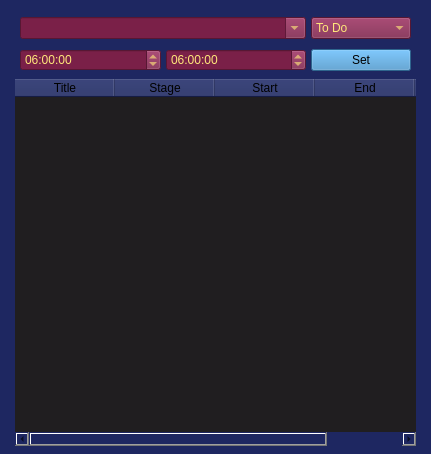
<?xml version="1.0" encoding="UTF-8"?>
<ui version="4.0">
 <class>window</class>
 <widget class="QWidget" name="window">
  <property name="windowModality">
   <enum>Qt::ApplicationModal</enum>
  </property>
  <property name="geometry">
   <rect>
    <x>0</x>
    <y>0</y>
    <width>431</width>
    <height>454</height>
   </rect>
  </property>
  <property name="cursor">
   <cursorShape>PointingHandCursor</cursorShape>
  </property>
  <property name="windowTitle">
   <string>TODO</string>
  </property>
  <property name="windowIcon">
   <iconset>
    <normaloff>home.png</normaloff>home.png</iconset>
  </property>
  <property name="styleSheet">
   <string notr="true">QWidget{
background-color: #1E2761;
}</string>
  </property>
  <widget class="QWidget" name="verticalLayoutWidget">
   <property name="geometry">
    <rect>
     <x>10</x>
     <y>10</y>
     <width>411</width>
     <height>441</height>
    </rect>
   </property>
   <layout class="QVBoxLayout" name="verticalLayout">
    <property name="leftMargin">
     <number>5</number>
    </property>
    <property name="topMargin">
     <number>5</number>
    </property>
    <property name="rightMargin">
     <number>5</number>
    </property>
    <property name="bottomMargin">
     <number>5</number>
    </property>
    <item>
     <layout class="QHBoxLayout" name="horizontalLayout">
      <property name="spacing">
       <number>5</number>
      </property>
      <property name="leftMargin">
       <number>5</number>
      </property>
      <property name="topMargin">
       <number>2</number>
      </property>
      <property name="rightMargin">
       <number>5</number>
      </property>
      <property name="bottomMargin">
       <number>2</number>
      </property>
      <item>
       <widget class="QComboBox" name="title">
        <property name="maximumSize">
         <size>
          <width>16777215</width>
          <height>25</height>
         </size>
        </property>
        <property name="styleSheet">
         <string notr="true">QComboBox{
font: 75 italic 11pt &quot;Nimbus Roman&quot;;
background-color: #7A2048;
color: #FFE77A;
}</string>
        </property>
        <property name="editable">
         <bool>true</bool>
        </property>
        <property name="placeholderText">
         <string/>
        </property>
        <property name="frame">
         <bool>true</bool>
        </property>
        <property name="modelColumn">
         <number>0</number>
        </property>
       </widget>
      </item>
      <item>
       <widget class="QComboBox" name="stage">
        <property name="maximumSize">
         <size>
          <width>100</width>
          <height>25</height>
         </size>
        </property>
        <property name="styleSheet">
         <string notr="true">QComboBox{
font: 75 italic 11pt &quot;Nimbus Roman&quot;;
background-color: #7A2048;
color: #FFE77A;
}</string>
        </property>
        <property name="editable">
         <bool>false</bool>
        </property>
        <item>
         <property name="text">
          <string>To Do</string>
         </property>
        </item>
        <item>
         <property name="text">
          <string>Hold</string>
         </property>
        </item>
        <item>
         <property name="text">
          <string>In Progress</string>
         </property>
        </item>
        <item>
         <property name="text">
          <string>Done</string>
         </property>
        </item>
       </widget>
      </item>
     </layout>
    </item>
    <item>
     <layout class="QHBoxLayout" name="horizontalLayout_2">
      <property name="spacing">
       <number>5</number>
      </property>
      <property name="leftMargin">
       <number>5</number>
      </property>
      <property name="topMargin">
       <number>2</number>
      </property>
      <property name="rightMargin">
       <number>5</number>
      </property>
      <property name="bottomMargin">
       <number>2</number>
      </property>
      <item>
       <widget class="QTimeEdit" name="start">
        <property name="maximumSize">
         <size>
          <width>16777215</width>
          <height>25</height>
         </size>
        </property>
        <property name="styleSheet">
         <string notr="true">QTimeEdit{
font: 75 italic 11pt &quot;Nimbus Roman&quot;;
background-color: #7A2048;
color: #FFE77A;
}</string>
        </property>
        <property name="dateTime">
         <datetime>
          <hour>6</hour>
          <minute>0</minute>
          <second>0</second>
          <year>2000</year>
          <month>1</month>
          <day>1</day>
         </datetime>
        </property>
       </widget>
      </item>
      <item>
       <widget class="QTimeEdit" name="end">
        <property name="maximumSize">
         <size>
          <width>16777215</width>
          <height>25</height>
         </size>
        </property>
        <property name="styleSheet">
         <string notr="true">QTimeEdit{
font: 75 italic 11pt &quot;Nimbus Roman&quot;;
background-color: #7A2048;
color: #FFE77A;
}</string>
        </property>
        <property name="dateTime">
         <datetime>
          <hour>6</hour>
          <minute>0</minute>
          <second>0</second>
          <year>2000</year>
          <month>1</month>
          <day>1</day>
         </datetime>
        </property>
       </widget>
      </item>
      <item>
       <widget class="QPushButton" name="set">
        <property name="maximumSize">
         <size>
          <width>100</width>
          <height>25</height>
         </size>
        </property>
        <property name="styleSheet">
         <string notr="true">QPushButton{
font: 75 italic 11pt &quot;Nimbus Roman&quot;;
background-color: #408EC6;
}</string>
        </property>
        <property name="text">
         <string>Set</string>
        </property>
       </widget>
      </item>
     </layout>
    </item>
    <item>
     <widget class="QTableWidget" name="status">
      <property name="maximumSize">
       <size>
        <width>16777215</width>
        <height>16777215</height>
       </size>
      </property>
      <property name="styleSheet">
       <string notr="true">QTableWidget{
font: 75 italic 13pt &quot;Nimbus Roman&quot;;
background-color: #201E20;
border-radius: 15px;
}</string>
      </property>
      <column>
       <property name="text">
        <string>Title</string>
       </property>
       <property name="textAlignment">
        <set>AlignCenter</set>
       </property>
      </column>
      <column>
       <property name="text">
        <string>Stage</string>
       </property>
       <property name="textAlignment">
        <set>AlignCenter</set>
       </property>
      </column>
      <column>
       <property name="text">
        <string>Start</string>
       </property>
       <property name="textAlignment">
        <set>AlignCenter</set>
       </property>
      </column>
      <column>
       <property name="text">
        <string>End</string>
       </property>
       <property name="textAlignment">
        <set>AlignCenter</set>
       </property>
      </column>
      <column>
       <property name="text">
        <string>Note</string>
       </property>
       <property name="textAlignment">
        <set>AlignCenter</set>
       </property>
      </column>
     </widget>
    </item>
   </layout>
  </widget>
 </widget>
 <resources/>
 <connections/>
</ui>
